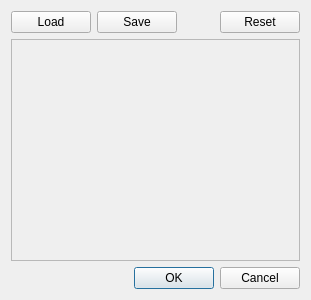
<?xml version="1.0" encoding="UTF-8"?>
<ui version="4.0">
 <class>PaletteDialog</class>
 <widget class="QDialog" name="PaletteDialog">
  <property name="geometry">
   <rect>
    <x>0</x>
    <y>0</y>
    <width>311</width>
    <height>300</height>
   </rect>
  </property>
  <property name="windowTitle">
   <string>Dialog</string>
  </property>
  <layout class="QVBoxLayout" name="verticalLayout">
   <item>
    <layout class="QHBoxLayout" name="horizontalLayout">
     <item>
      <widget class="QPushButton" name="loadButton">
       <property name="text">
        <string>Load</string>
       </property>
      </widget>
     </item>
     <item>
      <widget class="QPushButton" name="saveButton">
       <property name="text">
        <string>Save</string>
       </property>
      </widget>
     </item>
     <item>
      <spacer name="horizontalSpacer">
       <property name="orientation">
        <enum>Qt::Horizontal</enum>
       </property>
       <property name="sizeHint" stdset="0">
        <size>
         <width>40</width>
         <height>20</height>
        </size>
       </property>
      </spacer>
     </item>
     <item>
      <widget class="QPushButton" name="resetButton">
       <property name="text">
        <string>Reset</string>
       </property>
      </widget>
     </item>
    </layout>
   </item>
   <item>
    <widget class="QFrame" name="colorFrame">
     <property name="sizePolicy">
      <sizepolicy hsizetype="Expanding" vsizetype="Expanding">
       <horstretch>0</horstretch>
       <verstretch>0</verstretch>
      </sizepolicy>
     </property>
     <property name="frameShape">
      <enum>QFrame::StyledPanel</enum>
     </property>
     <property name="frameShadow">
      <enum>QFrame::Raised</enum>
     </property>
    </widget>
   </item>
   <item>
    <widget class="QDialogButtonBox" name="buttonBox">
     <property name="orientation">
      <enum>Qt::Horizontal</enum>
     </property>
     <property name="standardButtons">
      <set>QDialogButtonBox::Cancel|QDialogButtonBox::Ok</set>
     </property>
    </widget>
   </item>
  </layout>
 </widget>
 <resources/>
 <connections>
  <connection>
   <sender>buttonBox</sender>
   <signal>accepted()</signal>
   <receiver>PaletteDialog</receiver>
   <slot>accept()</slot>
   <hints>
    <hint type="sourcelabel">
     <x>248</x>
     <y>254</y>
    </hint>
    <hint type="destinationlabel">
     <x>157</x>
     <y>274</y>
    </hint>
   </hints>
  </connection>
  <connection>
   <sender>buttonBox</sender>
   <signal>rejected()</signal>
   <receiver>PaletteDialog</receiver>
   <slot>reject()</slot>
   <hints>
    <hint type="sourcelabel">
     <x>316</x>
     <y>260</y>
    </hint>
    <hint type="destinationlabel">
     <x>286</x>
     <y>274</y>
    </hint>
   </hints>
  </connection>
 </connections>
</ui>
